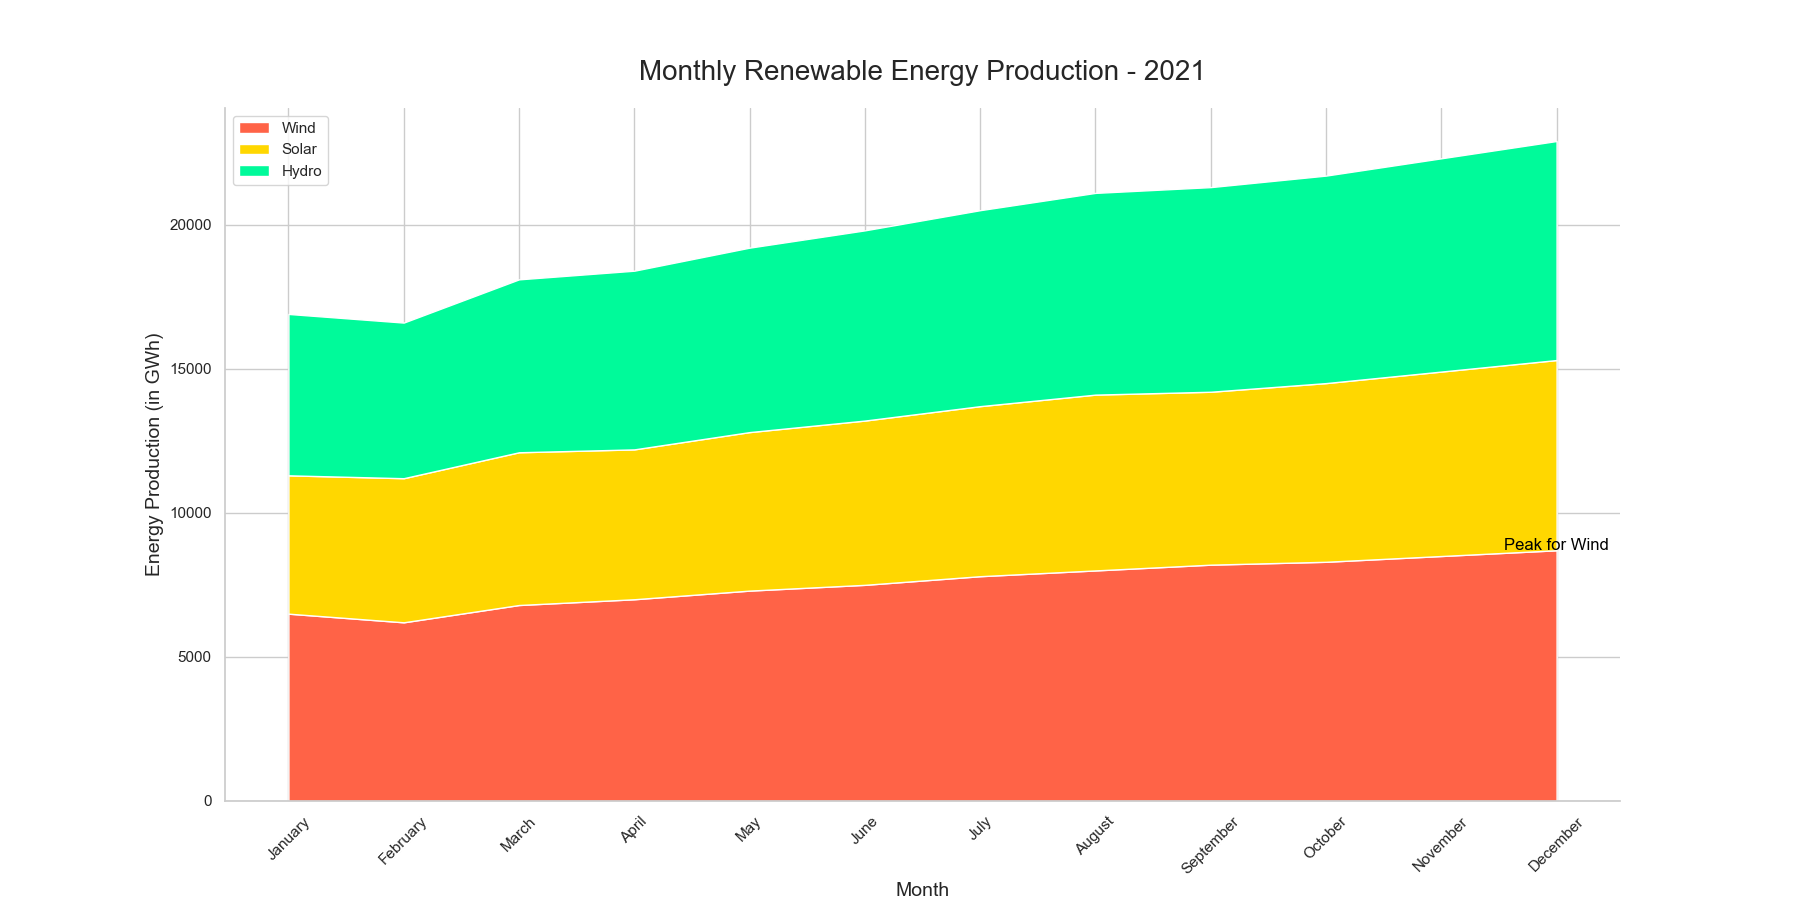

Write Python code to recreate this figure.

import pandas as pd
import seaborn as sns
import matplotlib.pyplot as plt
import numpy as np

# Data in a Pandas DataFrame
data = pd.DataFrame({
    'Month': ['January', 'February', 'March', 'April', 'May', 'June',
              'July', 'August', 'September', 'October', 'November', 'December'],
    'Wind': [6500, 6200, 6800, 7000, 7300, 7500, 
             7800, 8000, 8200, 8300, 8500, 8700],
    'Solar': [4800, 5000, 5300, 5200, 5500, 5700,
              5900, 6100, 6000, 6200, 6400, 6600],
    'Hydro': [5600, 5400, 6000, 6200, 6400, 6600,
              6800, 7000, 7100, 7200, 7400, 7600]
})

# Transform data for stacked area plot
data = data.set_index('Month')
data.index = pd.CategoricalIndex(data.index, 
                                 categories=['January', 'February', 'March', 'April', 'May', 'June',
                                             'July', 'August', 'September', 'October', 'November', 'December'], 
                                 ordered=True)
data = data.sort_index()

# Stacked area plot
plt.figure(figsize=(18, 9))
sns.set_style("whitegrid")

# Define colors for each category
colors = ["#FF6347", "#FFD700", "#00FA9A"]

# Generating the stacked areas
plt.stackplot(data.index, data['Wind'], data['Solar'], data['Hydro'], labels=['Wind', 'Solar', 'Hydro'], colors=colors)

# Aesthetics
plt.title('Monthly Renewable Energy Production - 2021', fontsize=20, pad=20)
plt.ylabel('Energy Production (in GWh)', fontsize=14)
plt.xlabel('Month', fontsize=14)
plt.xticks(rotation=45)
plt.legend(loc='upper left')

# Annotating a specific data point
plt.text('December', 8700, 'Peak for Wind', horizontalalignment='center', color='black')

# Show plot
sns.despine()
plt.show()
